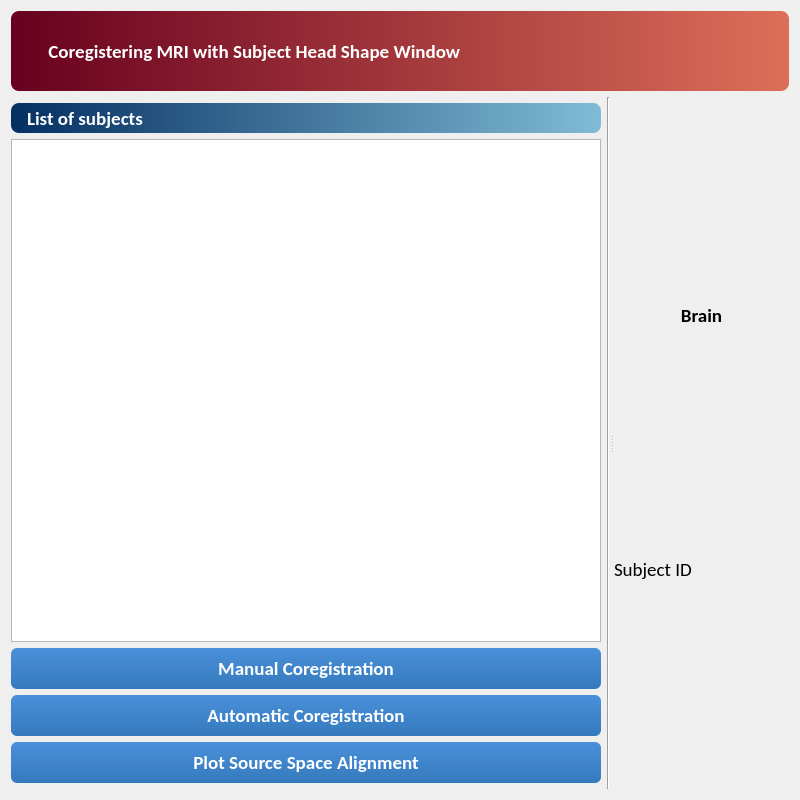
<?xml version="1.0" encoding="UTF-8"?>
<ui version="4.0">
 <class>Dialog</class>
 <widget class="QDialog" name="Dialog">
  <property name="geometry">
   <rect>
    <x>0</x>
    <y>0</y>
    <width>800</width>
    <height>800</height>
   </rect>
  </property>
  <property name="minimumSize">
   <size>
    <width>800</width>
    <height>800</height>
   </size>
  </property>
  <property name="font">
   <font>
    <family>Calibri</family>
    <pointsize>14</pointsize>
   </font>
  </property>
  <property name="windowTitle">
   <string>Dialog</string>
  </property>
  <layout class="QGridLayout" name="gridLayout">
   <item row="1" column="0">
    <widget class="QSplitter" name="splitter">
     <property name="font">
      <font>
       <pointsize>14</pointsize>
      </font>
     </property>
     <property name="orientation">
      <enum>Qt::Horizontal</enum>
     </property>
     <widget class="QWidget" name="gridLayoutWidget">
      <property name="font">
       <font>
        <pointsize>14</pointsize>
       </font>
      </property>
      <layout class="QGridLayout" name="gridLayout_3">
       <item row="3" column="0">
        <widget class="QPushButton" name="manual_coreg_button">
         <property name="sizePolicy">
          <sizepolicy hsizetype="Minimum" vsizetype="Preferred">
           <horstretch>0</horstretch>
           <verstretch>0</verstretch>
          </sizepolicy>
         </property>
         <property name="minimumSize">
          <size>
           <width>0</width>
           <height>30</height>
          </size>
         </property>
         <property name="maximumSize">
          <size>
           <width>16777215</width>
           <height>60</height>
          </size>
         </property>
         <property name="font">
          <font>
           <pointsize>14</pointsize>
           <weight>75</weight>
           <bold>true</bold>
          </font>
         </property>
         <property name="cursor">
          <cursorShape>PointingHandCursor</cursorShape>
         </property>
         <property name="styleSheet">
          <string notr="true">QPushButton {
    background-color: qlineargradient(x1:0, y1:0, x2:0, y2:1, stop:0 #4a90d9, stop:1 #357abd);
    color: white;
    border: none;
    border-radius: 6px;
    padding: 8px 16px;
    font-weight: bold;
}
QPushButton:hover {
    background-color: qlineargradient(x1:0, y1:0, x2:0, y2:1, stop:0 #5a9fe9, stop:1 #4589cd);
}
QPushButton:pressed {
    background-color: #2a5a8d;
}
QPushButton:disabled {
    background-color: #bdc3c7;
    color: #7f8c8d;
}</string>
         </property>
         <property name="text">
          <string>Manual Coregistration</string>
         </property>
        </widget>
       </item>
       <item row="4" column="0">
        <widget class="QPushButton" name="auto_coreg_button">
         <property name="sizePolicy">
          <sizepolicy hsizetype="Minimum" vsizetype="Preferred">
           <horstretch>0</horstretch>
           <verstretch>0</verstretch>
          </sizepolicy>
         </property>
         <property name="minimumSize">
          <size>
           <width>0</width>
           <height>30</height>
          </size>
         </property>
         <property name="maximumSize">
          <size>
           <width>16777215</width>
           <height>60</height>
          </size>
         </property>
         <property name="font">
          <font>
           <pointsize>14</pointsize>
           <weight>75</weight>
           <bold>true</bold>
          </font>
         </property>
         <property name="cursor">
          <cursorShape>PointingHandCursor</cursorShape>
         </property>
         <property name="styleSheet">
          <string notr="true">QPushButton {
    background-color: qlineargradient(x1:0, y1:0, x2:0, y2:1, stop:0 #4a90d9, stop:1 #357abd);
    color: white;
    border: none;
    border-radius: 6px;
    padding: 8px 16px;
    font-weight: bold;
}
QPushButton:hover {
    background-color: qlineargradient(x1:0, y1:0, x2:0, y2:1, stop:0 #5a9fe9, stop:1 #4589cd);
}
QPushButton:pressed {
    background-color: #2a5a8d;
}
QPushButton:disabled {
    background-color: #bdc3c7;
    color: #7f8c8d;
}</string>
         </property>
         <property name="text">
          <string>Automatic Coregistration</string>
         </property>
        </widget>
       </item>
       <item row="5" column="0" rowspan="2">
        <widget class="QPushButton" name="plot_alignment_button">
         <property name="sizePolicy">
          <sizepolicy hsizetype="Preferred" vsizetype="Preferred">
           <horstretch>0</horstretch>
           <verstretch>0</verstretch>
          </sizepolicy>
         </property>
         <property name="minimumSize">
          <size>
           <width>0</width>
           <height>30</height>
          </size>
         </property>
         <property name="maximumSize">
          <size>
           <width>16777215</width>
           <height>60</height>
          </size>
         </property>
         <property name="font">
          <font>
           <pointsize>14</pointsize>
           <weight>75</weight>
           <bold>true</bold>
          </font>
         </property>
         <property name="cursor">
          <cursorShape>PointingHandCursor</cursorShape>
         </property>
         <property name="styleSheet">
          <string notr="true">QPushButton {
    background-color: qlineargradient(x1:0, y1:0, x2:0, y2:1, stop:0 #4a90d9, stop:1 #357abd);
    color: white;
    border: none;
    border-radius: 6px;
    padding: 8px 16px;
    font-weight: bold;
}
QPushButton:hover {
    background-color: qlineargradient(x1:0, y1:0, x2:0, y2:1, stop:0 #5a9fe9, stop:1 #4589cd);
}
QPushButton:pressed {
    background-color: #2a5a8d;
}
QPushButton:disabled {
    background-color: #bdc3c7;
    color: #7f8c8d;
}</string>
         </property>
         <property name="text">
          <string>Plot Source Space Alignment</string>
         </property>
        </widget>
       </item>
       <item row="0" column="1" rowspan="8">
        <widget class="Line" name="line">
         <property name="font">
          <font>
           <pointsize>14</pointsize>
          </font>
         </property>
         <property name="orientation">
          <enum>Qt::Vertical</enum>
         </property>
        </widget>
       </item>
       <item row="2" column="0">
        <widget class="QListWidget" name="subjects_list">
         <property name="sizePolicy">
          <sizepolicy hsizetype="MinimumExpanding" vsizetype="Expanding">
           <horstretch>0</horstretch>
           <verstretch>0</verstretch>
          </sizepolicy>
         </property>
         <property name="minimumSize">
          <size>
           <width>0</width>
           <height>200</height>
          </size>
         </property>
         <property name="font">
          <font>
           <pointsize>14</pointsize>
           <italic>true</italic>
          </font>
         </property>
         <property name="selectionMode">
          <enum>QAbstractItemView::SingleSelection</enum>
         </property>
        </widget>
       </item>
       <item row="1" column="0">
        <widget class="QLabel" name="label_2">
         <property name="sizePolicy">
          <sizepolicy hsizetype="Preferred" vsizetype="Preferred">
           <horstretch>0</horstretch>
           <verstretch>0</verstretch>
          </sizepolicy>
         </property>
         <property name="minimumSize">
          <size>
           <width>0</width>
           <height>30</height>
          </size>
         </property>
         <property name="maximumSize">
          <size>
           <width>16777215</width>
           <height>60</height>
          </size>
         </property>
         <property name="font">
          <font>
           <weight>75</weight>
           <bold>true</bold>
          </font>
         </property>
         <property name="styleSheet">
          <string notr="true">color: white; background: qlineargradient(x1:0, y1:0, x2:1, y2:0, stop:0 #053062, stop:1 #80BBD7); border-radius: 8px; padding-left: 12px;</string>
         </property>
         <property name="text">
          <string>List of subjects</string>
         </property>
        </widget>
       </item>
      </layout>
     </widget>
     <widget class="QWidget" name="verticalLayoutWidget">
      <property name="font">
       <font>
        <pointsize>14</pointsize>
       </font>
      </property>
      <layout class="QVBoxLayout" name="PV_Layout">
       <item>
        <widget class="QLabel" name="boxplots_label">
         <property name="sizePolicy">
          <sizepolicy hsizetype="Preferred" vsizetype="Preferred">
           <horstretch>0</horstretch>
           <verstretch>0</verstretch>
          </sizepolicy>
         </property>
         <property name="minimumSize">
          <size>
           <width>0</width>
           <height>30</height>
          </size>
         </property>
         <property name="maximumSize">
          <size>
           <width>16777215</width>
           <height>60</height>
          </size>
         </property>
         <property name="font">
          <font>
           <pointsize>14</pointsize>
           <weight>75</weight>
           <bold>true</bold>
          </font>
         </property>
         <property name="text">
          <string>Brain</string>
         </property>
         <property name="alignment">
          <set>Qt::AlignCenter</set>
         </property>
        </widget>
       </item>
       <item>
        <widget class="QLabel" name="subject_id_label">
         <property name="sizePolicy">
          <sizepolicy hsizetype="Preferred" vsizetype="Preferred">
           <horstretch>0</horstretch>
           <verstretch>0</verstretch>
          </sizepolicy>
         </property>
         <property name="minimumSize">
          <size>
           <width>0</width>
           <height>30</height>
          </size>
         </property>
         <property name="maximumSize">
          <size>
           <width>16777215</width>
           <height>60</height>
          </size>
         </property>
         <property name="text">
          <string>Subject ID</string>
         </property>
        </widget>
       </item>
       <item>
        <layout class="QVBoxLayout" name="Figure_Layout"/>
       </item>
      </layout>
     </widget>
    </widget>
   </item>
   <item row="0" column="0">
    <widget class="QLabel" name="coregistration_label">
     <property name="sizePolicy">
      <sizepolicy hsizetype="Preferred" vsizetype="Preferred">
       <horstretch>0</horstretch>
       <verstretch>0</verstretch>
      </sizepolicy>
     </property>
     <property name="minimumSize">
      <size>
       <width>0</width>
       <height>60</height>
      </size>
     </property>
     <property name="maximumSize">
      <size>
       <width>16777215</width>
       <height>80</height>
      </size>
     </property>
     <property name="font">
      <font>
       <family>Calibri</family>
       <pointsize>14</pointsize>
       <weight>75</weight>
       <bold>true</bold>
      </font>
     </property>
     <property name="styleSheet">
      <string notr="true">color: white; background: qlineargradient(x1:0, y1:0, x2:1, y2:0, stop:0 #67001F, stop:1 #DD6F58); border-radius: 8px; padding-left: 12px;</string>
     </property>
     <property name="text">
      <string>     Coregistering MRI with Subject Head Shape Window</string>
     </property>
    </widget>
   </item>
  </layout>
 </widget>
 <resources/>
 <connections/>
</ui>
